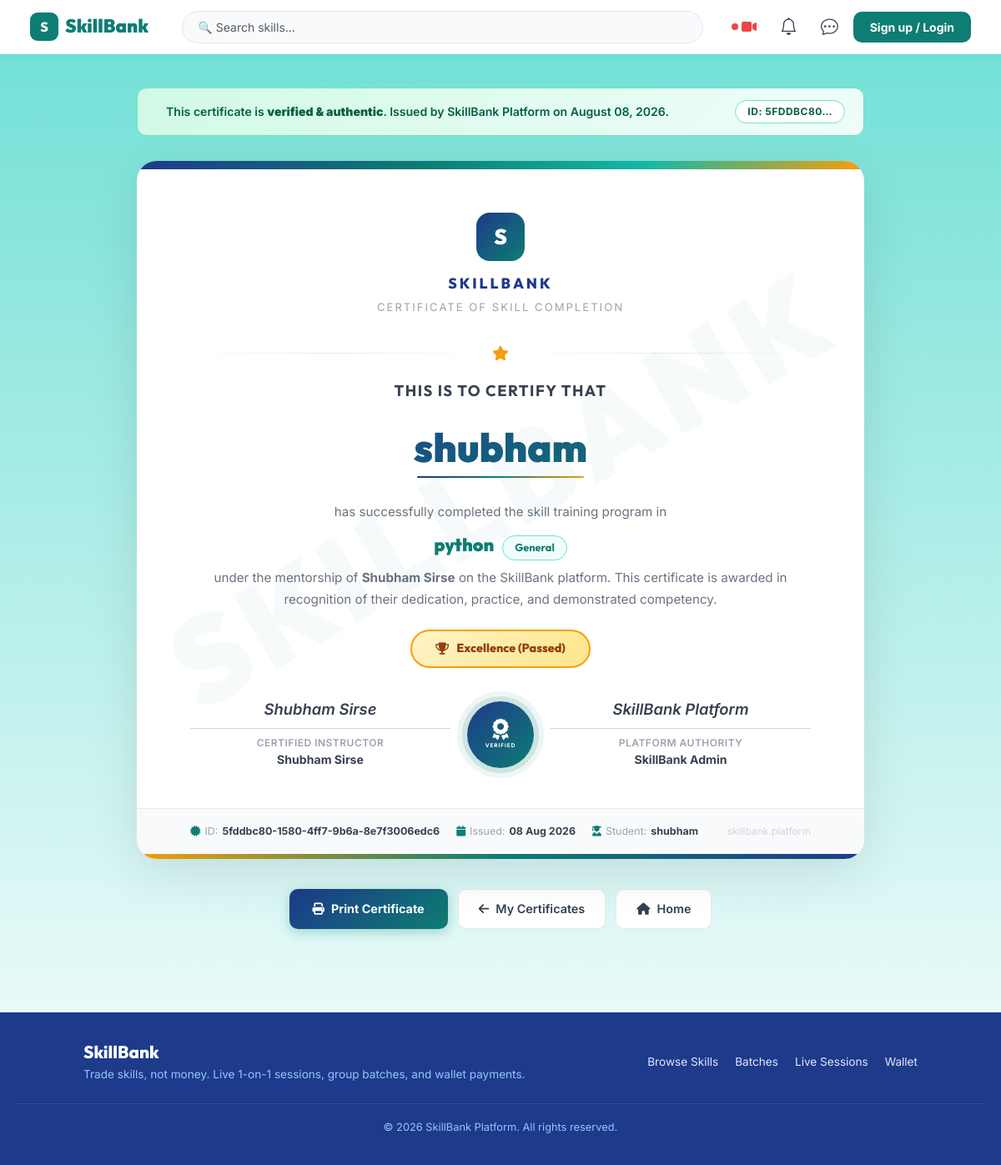
Page /skills/certificate/5fddbc80-1580-4ff7-9b6a-8e7f3006edc6/ on the committed database.
### skill_management/models.py (models this page shows, shortened)
class SkillCertificate(models.Model):
    certificate_id = models.CharField(max_length=50, unique=True, default=uuid.uuid4)
    student = models.ForeignKey(User, on_delete=models.CASCADE, related_name='earned_certificates')
    teacher = models.ForeignKey(User, on_delete=models.CASCADE, related_name='issued_certificates')
    skill_title = models.CharField(max_length=200)
    category_name = models.CharField(max_length=100, blank=True, default='General')
    grade_performance = models.CharField(max_length=50, default='Excellence (Passed)')
    issue_date = models.DateField(auto_now_add=True)
    remarks = models.TextField(blank=True, default='')
    class Meta:
        ordering = ['-issue_date']

### skill_management/views.py (the view)
# urls.py: path('certificate/<str:cert_id>/', views.certificate_detail, name='certificate_detail'),
def certificate_detail(request, cert_id):
    certificate = get_object_or_404(SkillCertificate.objects.select_related('student', 'teacher'), certificate_id=cert_id)
    return render(request, 'skill_management/certificate_detail.html', {'cert': certificate})

### skill_management/templates/skill_management/certificate_detail.html (shortened to what this page needs)
{% extends "base.html" %}
{% block content %}
<div class="cert-page">
  <div class="verify-banner">
    <span>This certificate is <strong>verified & authentic</strong>. Issued by SkillBank Platform on {{ cert.issue_date|date:"F d, Y" }}.</span>
    <span class="cert-id-badge">ID: {{ cert.certificate_id|upper|slice:":8" }}…</span>
  </div>
  <div class="certificate">
    <div class="cert-topbar"></div>
    <div class="cert-body">
      <div class="cert-header">
        <div class="cert-logo">S</div>
        <div class="cert-platform">SkillBank</div>
        <div class="cert-presents">Certificate of Skill Completion</div>
      </div>
      <div class="cert-divider"><i class="fa-solid fa-star"></i></div>
      <div class="cert-title">This is to certify that</div>
      <div class="student-name">
        {{ cert.student.get_full_name|default:cert.student.username }}
      </div>
      <div class="student-underline"></div>
      <p class="cert-text">
        has successfully completed the skill training program in<br>
        <span class="skill-highlight">
          {{ cert.skill_title }}
          <span class="category-pill">{{ cert.category_name }}</span>
        </span>
        under the mentorship of <strong>{{ cert.teacher.get_full_name|default:cert.teacher.username }}</strong> on the SkillBank platform.
        This certificate is awarded in recognition of their dedication, practice, and demonstrated competency.
      </p>
      <div class="grade-banner">
        <div class="grade-badge">
          <i class="fa-solid fa-trophy"></i>
          {{ cert.grade_performance }}
        </div>
      </div>
      <div class="signatures">
        <div class="sig-block">
          <div class="sig-line">{{ cert.teacher.get_full_name|default:cert.teacher.username }}</div>
          <div class="sig-role">Certified Instructor</div>
          <div class="sig-name">{{ cert.teacher.get_full_name|default:cert.teacher.username }}</div>
        </div>
        <div class="cert-seal">
          <i class="fa-solid fa-award"></i>
          <div class="seal-text">Verified</div>
        </div>
        <div class="sig-block">
          <div class="sig-line">SkillBank Platform</div>
          <div class="sig-role">Platform Authority</div>
          <div class="sig-name">SkillBank Admin</div>
        </div>
      </div>
    </div>
    <div class="cert-footer">
      <div class="meta">
        <span><i class="fa-solid fa-certificate" style="color:#0e7d73;"></i> ID: <strong>{{ cert.certificate_id }}</strong></span>
        <span><i class="fa-solid fa-calendar" style="color:#0e7d73;"></i> Issued: <strong>{{ cert.issue_date|date:"d M Y" }}</strong></span>
        <span><i class="fa-solid fa-user-graduate" style="color:#0e7d73;"></i> Student: <strong>{{ cert.student.username }}</strong></span>
      </div>
      <span style="font-size:0.75rem;color:#d1d5db;">skillbank.platform</span>
    </div>
    <div class="cert-bottombar"></div>
  </div>
  <div class="action-row">
    <button class="btn-print" onclick="window.print()">
      <i class="fa-solid fa-print"></i> Print Certificate
    </button>
    <a href="/skills/certificates/" class="btn-back">
      <i class="fa-solid fa-arrow-left"></i> My Certificates
    </a>
    <a href="/" class="btn-back">
      <i class="fa-solid fa-home"></i> Home
    </a>
  </div>
</div>
{% endblock %}

### static/theme/base.css (style rules this page uses)
:root { --teal-50: #f0fdfa; --teal-100: #ccfbf1; --teal-200: #99f6e4; --teal-300: #5eead4; --teal-400: #2dd4bf; --teal-500: #14b8a6; --teal-600: #0d9488; --teal-700: #0f766e; --teal-800: #115e59; --teal-900: #134e4a; --teal-primary: #0e7d73; --teal-light: #6ddfd5; --accent-purple: #4f46e5; --accent-purple-dark: #9333ea; --accent-purple-light: #c084fc; --bg-gradient: linear-gradient(180deg, #6ddfd5 0%, #fbfefe 100%); --surface-white: #ffffff; --text-dark: #1f2937; --text-muted: #6b7280; --text-light: #9ca3af; --border-light: #e5e7eb; --status-pending: #f59e0b; --status-accepted: #10b981; --status-completed: #3b82f6; --status-cancelled: #ef4444; --shadow-sm: 0 1px 2px 0 rgba(0, 0, 0, 0.05); --shadow-md: 0 4px 6px -1px rgba(0, 0, 0, 0.1), 0 2px 4px -1px rgba(0, 0, 0, 0.06); --shadow-lg: 0 10px 15px -3px rgba(0, 0, 0, 0.1), 0 4px 6px -2px rgba(0, 0, 0, 0.05); --radius-sm: 6px; --radius-md: 10px; --radius-lg: 16px; --radius-full: 9999px; }
html, body { overflow-x: hidden; max-width: 100vw; margin: 0; padding: 0; width: 100%; }
body.page-bg { background: var(--bg-gradient) !important; min-height: 100vh; color: var(--text-dark); font-family: 'Inter', -apple-system, BlinkMacSystemFont, "Segoe UI", Roboto, sans-serif; display: flex; flex-direction: column; }

### rows in the picture
SkillCertificate: issue_date "August 08, 2026", certificate_id "5FDDBC80", student.get_full_name "shubham", skill_title "python", category_name "General", teacher.get_full_name "Shubham Sirse", grade_performance "Excellence (Passed)", certificate_id "5fddbc80-1580-4ff7-9b6a-8e7f3006edc6", issue_date "08 Aug 2026", student.username "shubham"
